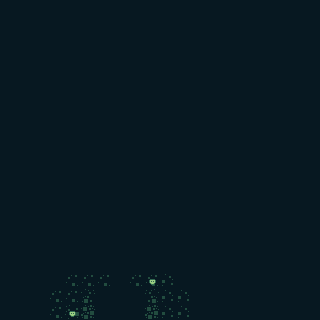

Below is a game level as drawn by its tile map, then a one-line description and the .tmx file that defines it, in full:
An orthogonal 20x20 tile map with 16x16 px tiles, 2 tile layers (Map, Details).

<map version="1.10" tiledversion="1.11.0" orientation="orthogonal" renderorder="right-down" width="20" height="20" tilewidth="16" tileheight="16" infinite="0" nextlayerid="3" nextobjectid="1">
 <tileset firstgid="1" source="../spritesheet.tsx" />
 <layer id="1" name="Map" width="20" height="20">
  <data encoding="csv">
1767,1767,1767,1767,1767,1767,1767,1767,1767,1767,1767,1767,1767,1767,1767,1767,1767,1767,1767,1767,
1767,1767,1767,1767,1767,1767,1767,1767,1767,1767,1767,1767,1767,1767,1767,1767,1767,1767,1767,1767,
1767,1767,1767,1767,1767,1767,1767,1767,1767,1767,1767,1767,1767,1767,1767,1767,1767,1767,1767,1767,
1767,1767,1767,1767,1767,1767,1767,1767,1767,1767,1767,1767,1767,1767,1767,1767,1767,1767,1767,1767,
1767,1767,1767,1767,1767,1767,1767,1767,1767,1767,1767,1767,1767,1767,1767,1767,1767,1767,1767,1767,
1767,1767,1767,1767,1767,1767,1767,1767,1767,1767,1767,1767,1767,1767,1767,1767,1767,1767,1767,1767,
1767,1767,1767,1767,1767,1767,1767,1767,1767,1767,1767,1767,1767,1767,1767,1767,1767,1767,1767,1767,
1767,1767,1767,1767,1767,1767,1767,1767,1767,1767,1767,1767,1767,1767,1767,1767,1767,1767,1767,1767,
1767,1767,1767,1767,1767,1767,1767,1767,1767,1767,1767,1767,1767,1767,1767,1767,1767,1767,1767,1767,
1767,1767,1767,1767,1767,1767,1767,1767,1767,1767,1767,1767,1767,1767,1767,1767,1767,1767,1767,1767,
1767,1767,1767,1767,1767,1767,1767,1767,1767,1767,1767,1767,1767,1767,1767,1767,1767,1767,1767,1767,
1767,1767,1767,1767,1767,1767,1767,1767,1767,1767,1767,1767,1767,1767,1767,1767,1767,1767,1767,1767,
1767,1767,1767,1767,1767,1767,1767,1767,1767,1767,1767,1767,1767,1767,1767,1767,1767,1767,1767,1767,
1767,1767,1767,1767,1767,1767,1767,1767,1767,1767,1767,1767,1767,1767,1767,1767,1767,1767,1767,1767,
1767,1767,1767,1767,1767,1767,1767,1767,1767,1767,1767,1767,1767,1767,1767,1767,1767,1767,1767,1767,
1767,1767,1767,1767,1767,1767,1767,1767,1767,1767,1767,1767,1767,1767,1767,1767,1767,1767,1767,1767,
1767,1767,1767,1767,1767,1767,1767,1767,1767,1767,1767,1767,1767,1767,1767,1767,1767,1767,1767,1767,
1767,1767,1767,1767,8,8,8,1767,8,8,2684354568,1767,1767,1767,1767,1767,1767,1767,1767,1767,
1767,1767,1767,8,8,67,1767,1767,1767,9,2684354568,2684354568,1767,1767,1767,1767,1767,1767,1767,1767,
1767,1767,1767,8,64,10,1767,1767,1767,10,2684354568,2684354568,1767,1767,1767,1767,1767,1767,1767,1767
</data>
 </layer>
 <layer id="2" name="Details" width="20" height="20">
  <data encoding="csv">
0,0,0,0,0,0,0,0,0,0,0,0,0,0,0,0,0,0,0,0,
0,0,0,0,0,0,0,0,0,0,0,0,0,0,0,0,0,0,0,0,
0,0,0,0,0,0,0,0,0,0,0,0,0,0,0,0,0,0,0,0,
0,0,0,0,0,0,0,0,0,0,0,0,0,0,0,0,0,0,0,0,
0,0,0,0,0,0,0,0,0,0,0,0,0,0,0,0,0,0,0,0,
0,0,0,0,0,0,0,0,0,0,0,0,0,0,0,0,0,0,0,0,
0,0,0,0,0,0,0,0,0,0,0,0,0,0,0,0,0,0,0,0,
0,0,0,0,0,0,0,0,0,0,0,0,0,0,0,0,0,0,0,0,
0,0,0,0,0,0,0,0,0,0,0,0,0,0,0,0,0,0,0,0,
0,0,0,0,0,0,0,0,0,0,0,0,0,0,0,0,0,0,0,0,
0,0,0,0,0,0,0,0,0,0,0,0,0,0,0,0,0,0,0,0,
0,0,0,0,0,0,0,0,0,0,0,0,0,0,0,0,0,0,0,0,
0,0,0,0,0,0,0,0,0,0,0,0,0,0,0,0,0,0,0,0,
0,0,0,0,0,0,0,0,0,0,0,0,0,0,0,0,0,0,0,0,
0,0,0,0,0,0,0,0,0,0,0,0,0,0,0,0,0,0,0,0,
0,0,0,0,0,0,0,0,0,0,0,0,0,0,0,0,0,0,0,0,
0,0,0,0,0,0,0,0,0,0,0,0,0,0,0,0,0,0,0,0,
0,0,0,0,0,0,0,0,0,563,0,0,0,0,0,0,0,0,0,0,
0,0,0,0,0,0,0,0,0,0,0,0,0,0,0,0,0,0,0,0,
0,0,0,0,563,0,0,0,0,0,0,0,0,0,0,0,0,0,0,0
</data>
 </layer>
</map>
